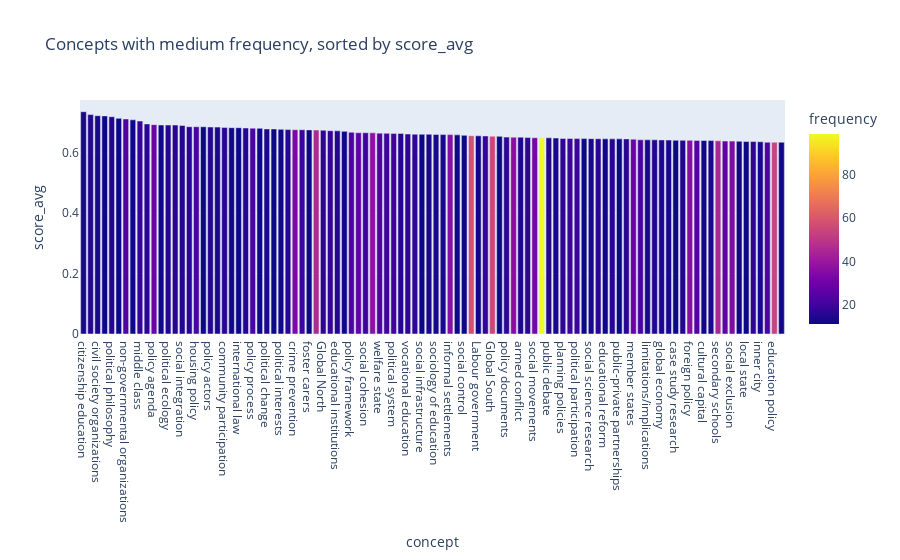

This figure's notebook cell:
### Markdown cell above
### 4.3 Solution 2: prefiltering by `frequency` and sorting by `score_avg`

This method also allows to isolate interesting concepts, even if they are not very frequently appearing in our dataset.

### Code cell
temp = concepts_unique.query("frequency > 10 & frequency < 100").sort_values(["score_avg", "frequency"], ascending=False)

px.bar(temp[:100], 
       title="Concepts with medium frequency, sorted by score_avg",
       x="concept", y="score_avg", 
       height=600,
       color="frequency")

### Figure 1 — Plotly figure (JSON) as saved in the notebook; plotly's stock layout.template omitted (floating-point values rounded to 4 significant figures)
{"data": [{"alignmentgroup": "True", "hovertemplate": "concept=%{x}<br>score_avg=%{y}<br>frequency=%{marker.color}<extra></extra>", "legendgroup": "", "marker": {"color": [13, 15, 13, 11, 15, 11, 23, 12, 18, 16, 29, 12, 15, 16, 15, 16, 22, 11, 15, 13, 16, 12, 11, 15, 22, 11, 14, 11, 12, 16, 33, 19, 11, 46, 17, 18, 15, 12, 22, 27, 19, 37, 22, 20, 20, 15, 17, 17, 11, 13, 13, 13, 36, 12, 11, 58, 11, 18, 55, 11, 17, 36, 14, 17, 32, 99, 15, 13, 17, 19, 19, 11, 13, 16, 12, 16, 11, 16, 29, 22, 13, 15, 14, 13, 11, 15, 36, 24, 12, 13, 45, 27, 34, 12, 11, 17, 13, 22, 54, 12], "coloraxis": "coloraxis", "pattern": {"shape": ""}}, "name": "", "offsetgroup": "", "orientation": "v", "showlegend": false, "textposition": "auto", "type": "bar", "x": ["citizenship education", "higher education institutions", "civil society organizations", "housing crisis", "political philosophy", "foreign direct investment", "non-governmental organizations", "urban politics", "middle class", "police officers", "policy agenda", "policy outcomes", "political ecology", "political institutions", "social integration", "inclusive education", "housing policy", "political representation", "policy actors", "social order", "community participation", "environmental justice", "international law", "political agenda", "policy process", "institutional context", "political change", "city government", "political interests", "global financial crisis", "crime prevention", "climate change adaptation", "foster carers", "education system", "Global North", "gender equality", "educational institutions", "urban China", "policy framework", "urban governance", "social cohesion", "social policy", "welfare state", "education institutions", "political system", "policy approaches", "vocational education", "social work", "social infrastructure", "people's views", "sociology of education", "Research limitations/implications", "informal settlements", "disaster risk", "social control", "local governments", "Labour government", "policy discourse", "Global South", "ethnic identity", "policy documents", "civil society", "armed conflict", "social construction", "social movements", "higher education", "public debate", "society organizations", "planning policies", "policy areas", "political participation", "cultural values", "social science research", "national governments", "educational reform", "ethnic minority groups", "public-private partnerships", "urban context", "member states", "social inclusion", "limitations/implications", "African cities", "global economy", "urban design", "case study research", "environmental governance", "foreign policy", "social workers", "cultural capital", "community engagement", "secondary schools", "disaster risk reduction", "social exclusion", "school system", "local state", "capability approach", "inner city", "urban change", "education policy", "support services"], "xaxis": "x", "y": [0.7363, 0.7267, 0.7231, 0.7225, 0.7197, 0.7144, 0.7123, 0.7094, 0.7054, 0.6958, 0.6935, 0.6922, 0.6921, 0.6921, 0.6905, 0.6866, 0.6865, 0.6865, 0.6856, 0.6852, 0.6844, 0.6833, 0.6833, 0.6823, 0.6817, 0.6812, 0.6793, 0.6791, 0.6778, 0.6769, 0.6767, 0.6766, 0.6761, 0.6755, 0.6749, 0.6734, 0.6729, 0.6713, 0.6683, 0.6667, 0.6667, 0.6663, 0.6653, 0.6646, 0.6645, 0.6645, 0.6625, 0.6616, 0.6615, 0.6615, 0.6612, 0.6605, 0.6604, 0.6596, 0.658, 0.6568, 0.6564, 0.6559, 0.6551, 0.6546, 0.6521, 0.6519, 0.6519, 0.6505, 0.65, 0.65, 0.6497, 0.6491, 0.6476, 0.6474, 0.6472, 0.6472, 0.6471, 0.6468, 0.6465, 0.6464, 0.6464, 0.6462, 0.6452, 0.6432, 0.6432, 0.6431, 0.6429, 0.6422, 0.6416, 0.6416, 0.6414, 0.641, 0.6409, 0.6409, 0.6398, 0.639, 0.6389, 0.6384, 0.6376, 0.6376, 0.6367, 0.6353, 0.6352, 0.6352], "yaxis": "y"}], "layout": {"autosize": true, "barmode": "relative", "coloraxis": {"colorbar": {"title": {"text": "frequency"}}, "colorscale": [[0, "#0d0887"], [0.1111, "#46039f"], [0.2222, "#7201a8"], [0.3333, "#9c179e"], [0.4444, "#bd3786"], [0.5556, "#d8576b"], [0.6667, "#ed7953"], [0.7778, "#fb9f3a"], [0.8889, "#fdca26"], [1, "#f0f921"]]}, "legend": {"tracegroupgap": 0}, "title": {"text": "Concepts with medium frequency, sorted by score_avg"}, "xaxis": {"anchor": "y", "autorange": true, "domain": [0, 1], "range": [-0.5, 99.5], "title": {"text": "concept"}, "type": "category"}, "yaxis": {"anchor": "x", "autorange": true, "domain": [0, 1], "range": [0, 0.7751], "title": {"text": "score_avg"}, "type": "linear"}}}
